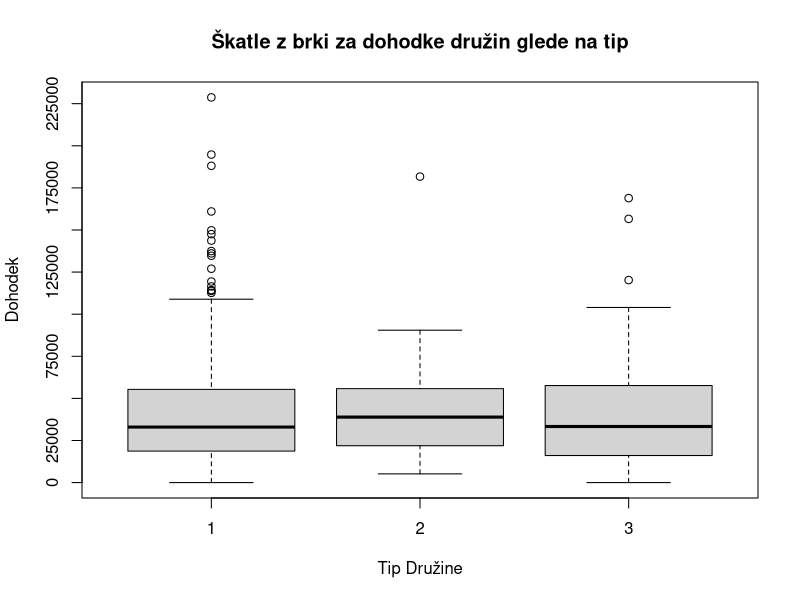

Reproduce this figure in R.
#Nastavimo lokacijo na mapo, ki vsebuje nalogo
#setwd("C:/Users/Uporabnik/Documents/GitHub/STAT")
setwd("C:/Users/Jimmy/Desktop/faks/3. letnik/STAT/Projektna-STAT")

#Po potrebi naložimo knjižnjico dplyr z ukazom install.packages("dplyr")

library(dplyr)

#Pretvorimo tabelo v obliki csv datoteke v dataframe, s katerimi R operira

vzorec1 <- read.csv("KibergradVzorec1.csv")

#Shranimo si vnose za tipe in za dohodke

Tip <- vzorec1$TIP
Dohodek <- vzorec1$DOHODEK

#Da preberemo ekstremne vrednosti (maksimum ter minimum) in kvartile lahko
#uporabimo fukncijo summary(). To lahko storimo na celem vzorcu, ali pa samo na
#dohodkih, ki so shranjeni v tabeli Dohodek. Da izpišemo vrednosti po tipih, pred tem
#filtriramo podatke po tipih.

DohTip1 <- filter(vzorec1, TIP == 1)$DOHODEK
DohTip2 <- filter(vzorec1, TIP == 2)$DOHODEK
DohTip3 <- filter(vzorec1, TIP == 3)$DOHODEK

povzetek1 <- summary(DohTip1)
povzetek2 <- summary(DohTip2)
povzetek3 <- summary(DohTip3)

print(povzetek1) 
print(povzetek2)
print(povzetek3)

#Pri tem nam funkcija izpiše tudi povprečje vrednosti (mean)
#Poračunajmo še interkvartilne razmike

IQR1 <- IQR(DohTip1)
IQR2 <- IQR(DohTip2)
IQR3 <- IQR(DohTip3)

print(IQR1)
print(IQR2)
print(IQR3)

#Sedaj narišemo vzporedne škatle z brki

boxplot(Dohodek~Tip, data = vzorec1, main="Škatle z brki za dohodke družin glede na tip",yaxp = c(0, 250000, 10), xlab = "Tip Družine", ylab = "Dohodek")